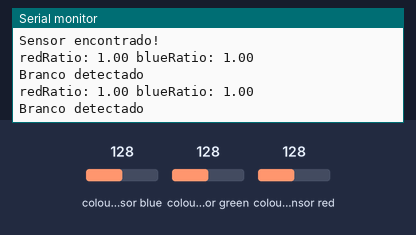
A sketch run on a simulated Arduino Uno, built with avr-gcc and run on an emulated ATmega328P. Parts: the last lines printed to the serial monitor. The test bench sets the inputs (shaded band); at power-on: colour sensor blue 128, colour sensor green 128, colour sensor red 128.

Above: at 1.9 s.
2.0 s: colour sensor blue set to 5
At 3.0 s:
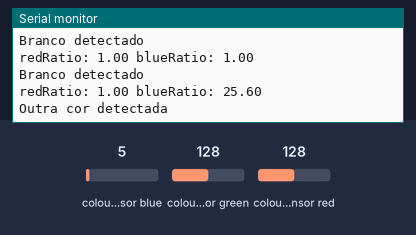
4.7 s: colour sensor green set to 250
At 6.2 s:
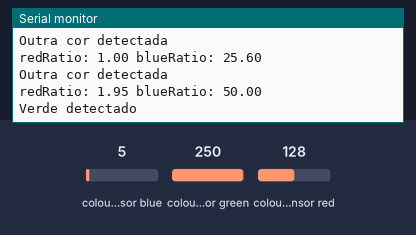
7.8 s: colour sensor red set to 5
At 8.8 s:
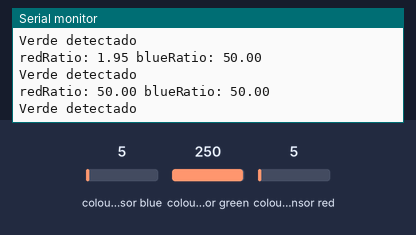
Timing chart, 0 to 10.8 s (numbered marks = the images above; inputs shaded):
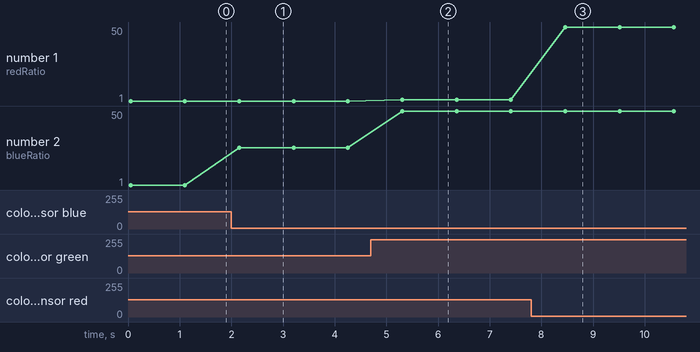

Measured:
- after the input at 2.0 s, the serial monitor: prints a new line after 0.15 s (image 1)
- after the input at 4.7 s, the serial monitor: prints a new line after 0.61 s (image 2)
- after the input at 7.8 s, the serial monitor: prints a new line after 0.66 s (image 3)
- plotted number 1: 1 → 1.95 after the input at 4.7 s
- plotted number 2: 1 → 25.6 after the input at 2.0 s, 25.6 → 50 after the input at 4.7 s

The sketch:

test_tcs34725_analise_proporcional.ino
```cpp
#include <Wire.h>
#include "Adafruit_TCS34725.h"

// Cria uma instância do sensor
Adafruit_TCS34725 tcs = Adafruit_TCS34725(TCS34725_INTEGRATIONTIME_614MS, TCS34725_GAIN_1X);

void setup() {
  Serial.begin(9600);

  // Inicializa o sensor TCS34725
  if (tcs.begin()) {
    Serial.println("Sensor encontrado!");
  } else {
    Serial.println("Não foi possível encontrar o sensor.");
    while (1); // Para a execução se o sensor não for encontrado
  }
}

void loop() {
  uint16_t clear, red, green, blue;

  // Lê os valores de cor do sensor
  tcs.getRawData(&red, &green, &blue, &clear);

  // Calcula as proporções
  float redRatio = green / (float)red;
  float blueRatio = green / (float)blue;

  Serial.print("redRatio: ");
  Serial.print(redRatio);
    Serial.print(" blueRatio: ");
    Serial.println(blueRatio);

  // Verifica se a cor é verde
  if (redRatio > 1.5 && blueRatio > 1.5) {
    Serial.println("Verde detectado");
  }
  // Verifica se a cor é branca
  else if (redRatio > 0.8 && redRatio < 1.2 && blueRatio > 0.8 && blueRatio < 1.2) {
    Serial.println("Branco detectado");
  } else {
    Serial.println("Outra cor detectada");
  }

  delay(1000); // Aguarda um segundo antes da próxima leitura
}
```
